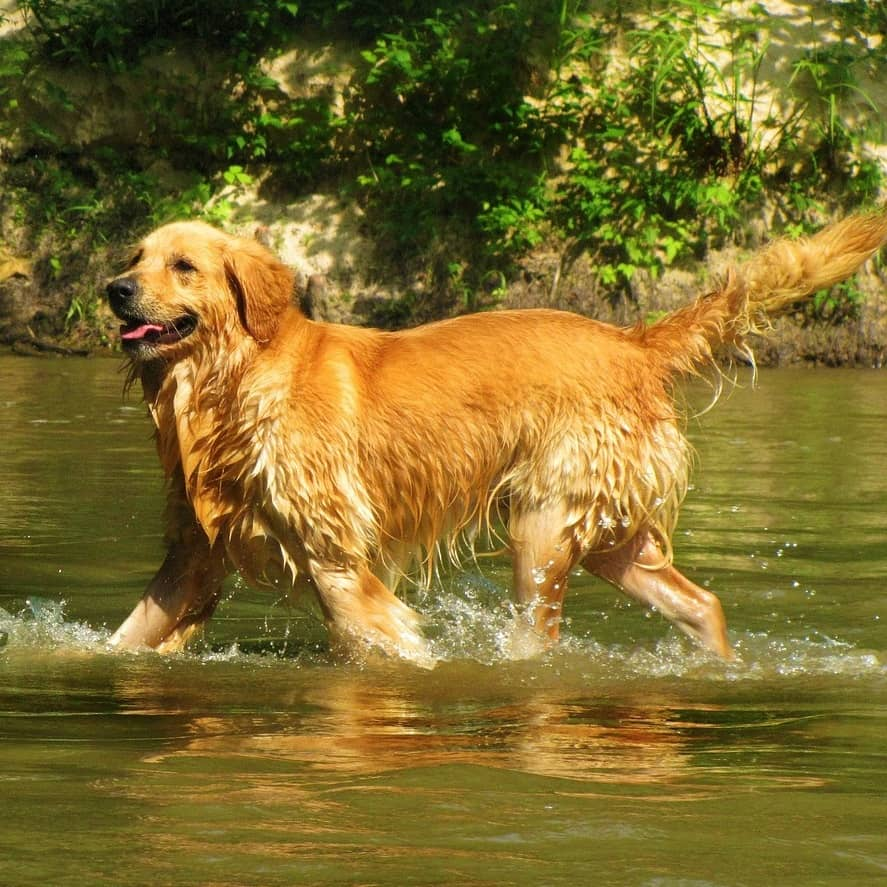
#> input picture img/dogs.jfif, 887 x 887 px
$ jupyter execute clase08.ipynb
#> lines starting #> are read from the running program, lines starting #| are printed output that depends on the picture
<div align="left">
<p></p></div>
<div align="left"></div>
<div>

<br></br>

<div align="left">
<br></br>
<br></br>

<hr size=10 noshade color="#663398">
</p>
<p>

</p>

<div align="right">
<h1> <b> Por: Cristiam Loaiza </b> </h1>
<h2> Ingeniero de datos </h2>
<a href="mailto:cristiam.loaiza@udea.edu.co"> ✉ Cristiam Loaiza</a>
</div>

<br>

**El presente material hace parte de la ruta de formación del talento especializado de SAPIENCIA**

**Los documentos que utilizaremos en la presente y proximas clases son una mezcla del trabajo de muchos profesores y académicos.**

**En caso de utilizar el presente contenido favor citarlo y brindar los créditos respectivos.**

<p><a name="contents"></a></p>

# Contenido

- <a href="#Listas">1. Listas</a><br>

<p><a name="listas"></a></p>

# LISTAS

[[Contenidos]](#contents)

Las listas son aun conjunto de datos homogeneos.
<br>

Las listas son muy similares a los strings con la excepción de que los elementos de una lista pueden ser de cualquier tipo.

La sintaxis en Python es de la forma [...].

Podemos usar las mismas técnicas de slicing que usamos en los *strings

Los elementos de una lista no tiene que ser todos del mismo

Las listas en Python inhomogeneas y anidadas arbitrariamente:

Las listas desempeñan un papel muy importante en Python y, por ejemplo, se utilizan en bucles y otras estructuras de control de flujo (que se analizan a continuación). Hay una serie de funciones convenientes para generar listas de varios tipos, por ejemplo, la función de range (tenga en cuenta la función range de Python 3 crea un generador, por lo que tiene que usar la función de lista para obtener una lista):

Las listas son estructuras de datos maleables, las cuales podemos construir listas a partir de strings.

Podemos realizar operaciones de adición con append, orgarnizarlas con sort, modificar posiciones especificas y remover elementos de la lista.

Metodos:
<br>
<p>
- append()<br>
- clear()<br>
- copy()<br>
- extend()<br>
- index()<br>
- insert()<br>
- pop()<br>
- remove ()<br>
- reverse()<br>
- sort()<br>
</p>

### Ejercicio en clase

[cell 1]
linkImg = "../img/dogs.jfif"

[cell 2]
print(linkImg)

[cell 3]
with open(linkImg,"rb") as img:
    img_data=img.read()
    print("Image data:",img)

[cell 4]
img_data

[cell 5]
import matplotlib.pyplot as plt
from matplotlib.image import imread


dataImg = imread(linkImg)
#> dataImg is the input picture: shape (887, 887, 3); mean R, G, B 125.3, 108, 44.2

[cell 6]
plt.imshow(dataImg)

plt.axis("off")

[cell 7]
dataImg

[cell 8]
len(dataImg[0][0])
#> Out = 3

[cell 9]
print(dataImg[0])
#> (printed output is left out)

[cell 10]
print(dataImg[0][0])
#| [203 188 105]

[cell 11]
print(dataImg[0][0][0])
#| 203

[cell 12]
import numpy as np
data = np.array(dataImg)
for it,dim2 in enumerate(dataImg):
    #print(dim2)
    for it2,dim1 in enumerate(dim2):
        #print(dim1)
        for it3,dim0 in enumerate(dim1):
            if dim0 > 128:
                data[it][it2][it3] = 255
            else:
                data[it][it2][it3]= 0
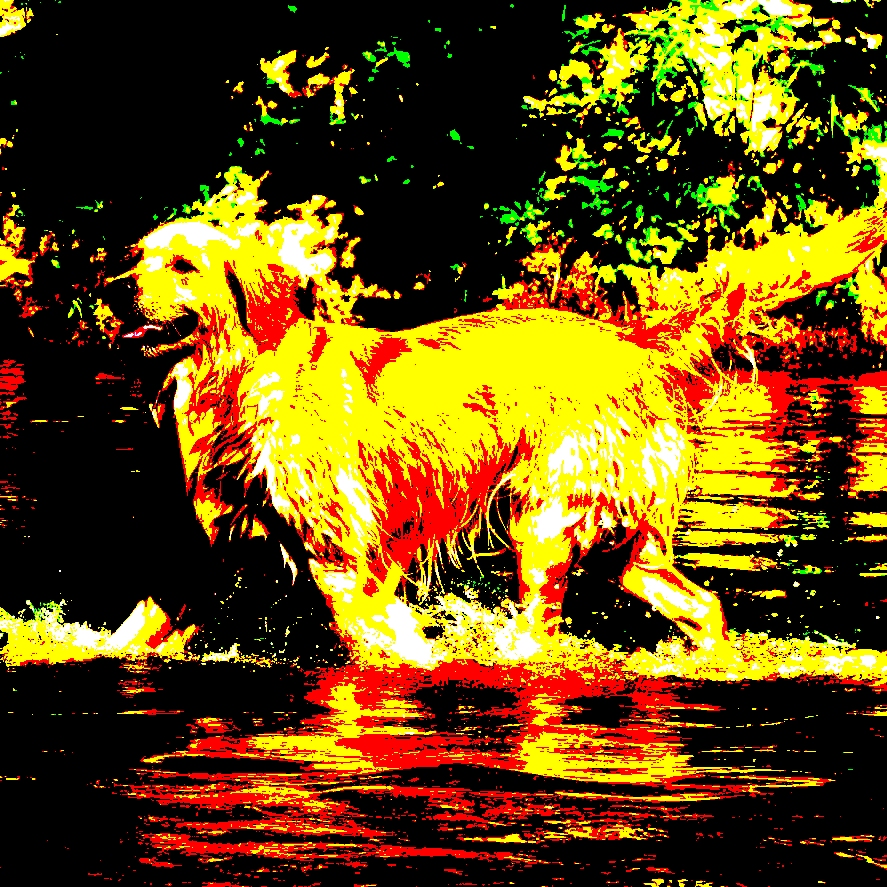
#> data: shape (887, 887, 3); mean R, G, B 106.8, 75.8, 10.3

[cell 13]
plt.imshow(data)

[cell 14]
data

[cell 15]
lista_example = [0,[1,2],[4,5,[23,45,[13,"14"]]]]

[cell 16]
type(int(lista_example[2][2][2][1]))

---

## FUNCIONES

Una función es un bloque de código organizado y reutilizable que se utiliza para realizar una única acción relacionada. Las funciones proporcionan una mejor modularidad para su aplicación y un alto grado de reutilización de código.

def Nombre(arg1,arg2,...):<br>
    sentencias

Función exponencial

[cell 17]
c = 0

def suma(a,b):
    #print(c)
    c = a + b
    return c


c = suma(3,4)

print(c)

La sentencia return termina la función, devolviendo opcionalmente uno o varios valores. Una declaración de retorno sin argumentos es lo mismo que devolver none (como en el caso anterior)

[cell 18]
def potencia(numero):
    return numero ** 2


numeros_lista = list(range(0,100000,1))
resultado = map(potencia,numeros_lista)


print(list(resultado))

[cell 19]
#lambda

pot = map(lambda x: x**2,numeros_lista)
print(list(pot))

[cell 20]
pot

[cell 21]
funcion_y = lambda x: x ** 2


print(funcion_y(4))

MAP, Reduce, filter

[cell 22]
numerosMayores = lambda x: "Mayor a 5" if x>5 else "menor a 5"

list_numeros = [1,2,3,4,5,6,7,8,9,10]

resultado = map(numerosMayores,list_numeros)

print(list(resultado))

[cell 23]
#filter //filtro  ## loc iloc

def es_par(numero):
    return numero % 2 == 0

pares = filter(es_par,list_numeros)


print(list(pares))

[cell 24]
#funcion acumuladora
from functools import reduce


print(list_numeros)

def suma(a,b):
    return a+b

resultado = reduce(suma,list_numeros)

$ run again, with img/8bitImg.png saved as img/dogs.jfif
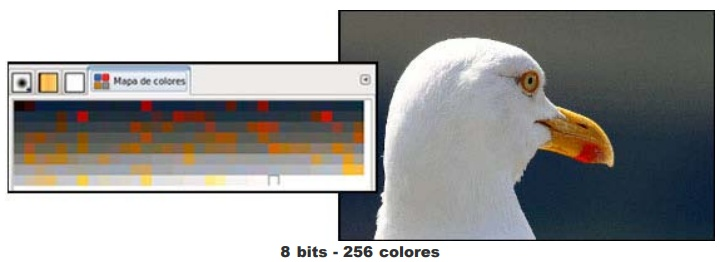
#> input picture img/8bitImg.png, 723 x 262 px
#> dataImg is the input picture: shape (262, 723, 3); mean R, G, B 161, 160.2, 158.5
#> Out = 3
#> (printed output is left out)
#| [255 255 255]
#| 255
#> after the loop `for it,dim2 in enumerate(dataImg):`:
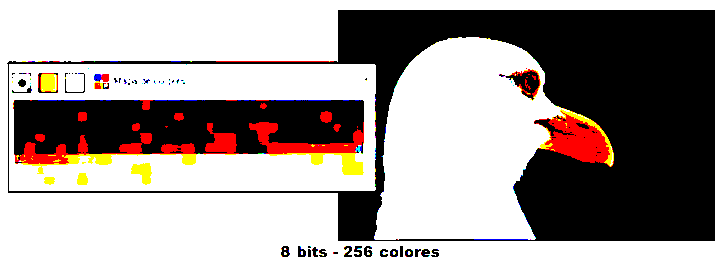
#> data: shape (262, 723, 3); mean R, G, B 161.4, 152.8, 149.7
